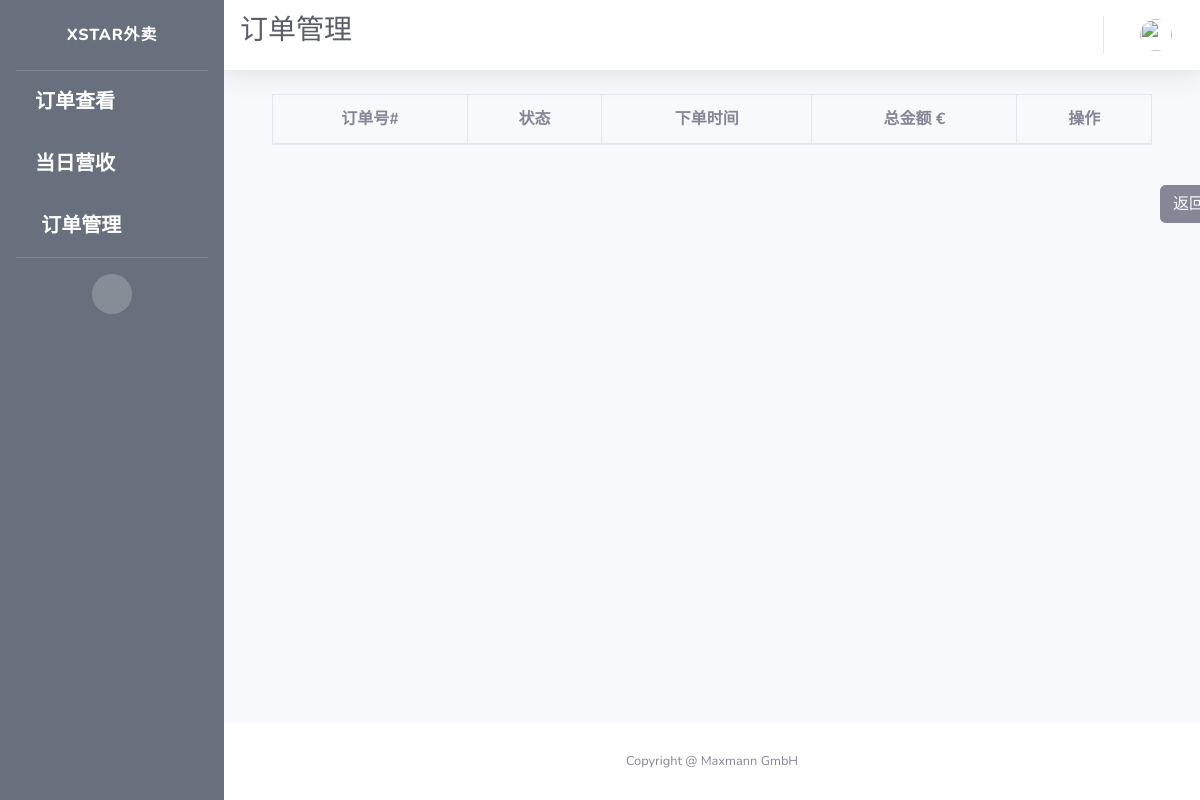
The page /takeaway/orders/admin (signed in) on the database as committed earlier.
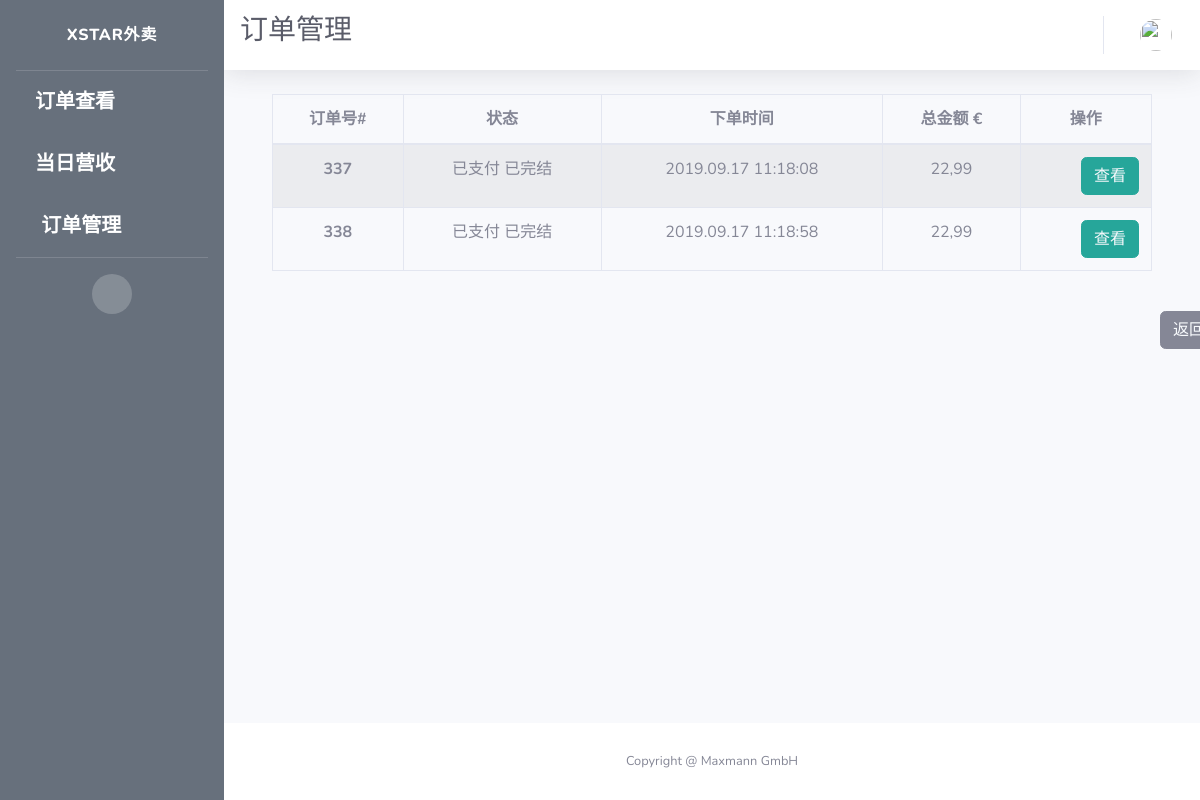
The same page on the database as committed later.
### app/models.py (models this page shows)
class Order(db.Model):
    id = db.Column(db.Integer, primary_key=True, unique=True, index=True)
    totalPrice = db.Column(db.Float, unique=False)
    orderNumber = db.Column(db.String(200), unique=True)
    timeCreated = db.Column(db.DateTime, default=datetime.utcnow)
    isPaid = db.Column(db.Boolean, default=False)
    isReady = db.Column(db.Boolean, default=False)
    isPickedUp = db.Column(db.Boolean, default=False)
    items = db.Column(db.String(1500))
    pay_via = db.Column(db.String(100))
    type = db.Column(db.String(100))
    container = db.Column(db.String(300))
    mealPrinted = db.Column(db.Boolean, default=False)
    printed = db.Column(db.Boolean, default=False)
    settleTime = db.Column(db.DateTime)
    settleID = db.Column(db.String(500))
    table_name = db.Column(db.String(500))
    seat_number = db.Column(db.String(500))
    isCancelled = db.Column(db.Boolean(), default=False)
    isDone = db.Column(db.Boolean())
    dishes = db.Column(db.String(1500))
    discount = db.Column(db.Float, default=0.0)
    discount_rate = db.Column(db.Float, default=0.0)
    subtype = db.Column(db.String(500))
    endTotal = db.Column(db.Float, default=totalPrice)

### app/routes.py (the view)
@app.route("/takeaway/orders/admin")
def takeaway_orders_admin():
    orders = Order.query.filter(
        Order.type == "Out").all()
    open_orders = [order for order in orders if order.timeCreated.date() == today]
    context = dict(title=u"订单管理",
                   company_name=company_info.get('company_name'),
                   open_orders=open_orders,
                   referrer=request.headers.get('Referer'),
                   datetime_format=datetime_format,
                   formatter=formatter)
    return render_template('takeaway_orders_admin.html', **context)

### app/models.py (called while the page is built)
@login.user_loader
def load_user(id):
    return User.query.get(int(id))

### app/utilities.py (called while the page is built)
def formatter(number):
    if number == 0:
        number = '{:.2f}'.format(round(number, 2))
        number = number.replace(".", ",")
        return number
    number = format_decimal(round(float(number), 2), locale="de_DE")
    if len(number.split(",")) == 1:
        number = number + ",00"
        return number
    if len(number.split(",")[1]) == 1:
        number = number + "0"
        return number
    return number

### app/templates/takeaway_orders_admin.html (shortened to what this page needs)
{% extends 'TakeawayAdmin.html' %}
{% block css %}
<link rel="stylesheet" type="text/css" href="https://cdn.datatables.net/1.10.19/css/jquery.dataTables.css">
<link rel="stylesheet" type="text/css" href="https://cdnjs.cloudflare.com/ajax/libs/twitter-bootstrap/4.1.3/css/bootstrap.css">
<link rel="stylesheet" type="text/css" href="https://cdn.datatables.net/1.10.19/css/dataTables.bootstrap4.min.css">
{% endblock %}
{% block title %}
<h1 class="h3 mb-2 text-gray-800">{{title}}</h1>
{% endblock %}
{% block content %}
<div class="container">
  <div class="row">
    <div class="col-sm-12">
      <table id="example" class="table table-striped table-bordered">
        <thead>
          <tr>
            <th scope="col">订单号#</th>
            <th scope="col">状态</th>
            <th scope="col">下单时间</th>
            <th scope="col">总金额 €</th>
            <th scope="col">操作</th>
          </tr>
        </thead>
        <tbody>
          {% for order in open_orders %}
          <tr>
            <th scope="row">{{order.id}}</th>
            <td>
              <span>
                {{"已支付" if order.isPaid else "未支付"}}
              </span>
              <span>
                {{"已完结" if order.isPickedUp }}
              </span>
            </td>
            <td>{{ order.timeCreated.strftime(datetime_format) }}</td>
            <td>{{ formatter(order.totalPrice) }}</td>
            <td style="text-align:right">
              <span>
                <button type="button" class="btn btn-info" style="border-color:#26a69a; background-color:#26a69a;">
                  <a href={{ url_for('takeaway_order_edit', order_id=order.id ) }} style="color: rgb(247, 249, 252)">
                    {{"查看" if order.isPaid or order.isCancelled else "修改"}}
                  </a>
                </button>
              </span>
            </td>
          </tr>
          {% endfor %}
        </tbody>
      </table>
    </div>
  </div>
</div>
<br>
<button type="button" class="btn btn-secondary" id="back">
  <a style="color: rgb(247, 249, 252)" href={{ referrer }}>
    返回
</button>
{% endblock %}

Rows that differ between the two databases and show on the page:
added Order: id "337", isPaid "已支付", isPickedUp "已完结", timeCreated "2019.09.17 11:18:08", totalPrice "22,99", isPaid "查看"
added Order: id "338", isPaid "已支付", isPickedUp "已完结", timeCreated "2019.09.17 11:18:58", totalPrice "22,99", isPaid "查看"
